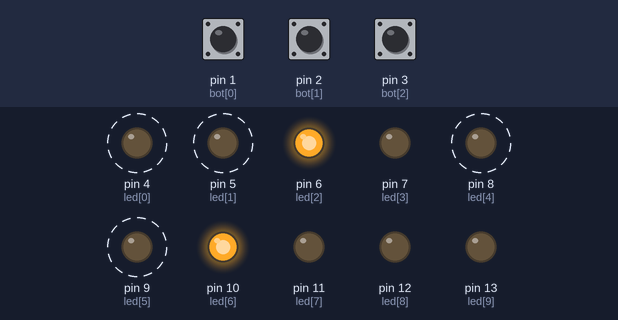
Recording of a sketch running on a simulated Arduino Uno, built with avr-gcc and run on an emulated ATmega328P. Shown: output pins drawn as LEDs (lit = HIGH). Dashed ring = blinking. The test bench sets the inputs (shaded band); at power-on: pin 1 (bot[0]) LOW, pin 2 (bot[1]) LOW, pin 3 (bot[2]) LOW.

Above: at 0.5 s.
1.3 s: pin 1 (bot[0]) pulled HIGH for 0.25 s
At 1.9 s:
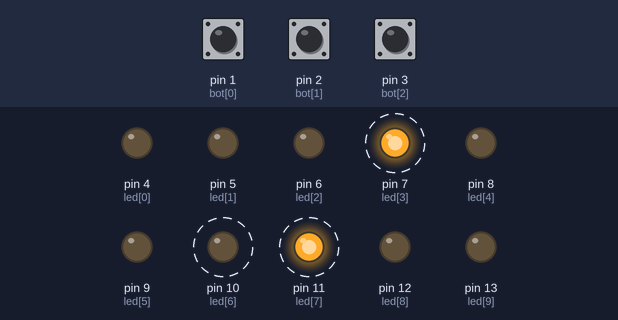
4.3 s: pin 2 (bot[1]) pulled HIGH for 0.25 s
At 4.6 s:
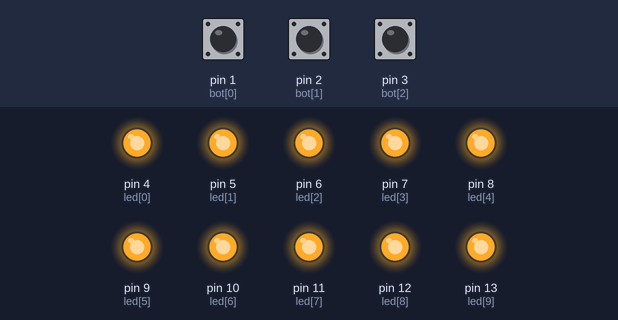
7.3 s: pin 3 (bot[2]) pulled HIGH for 0.25 s
At 8.3 s:
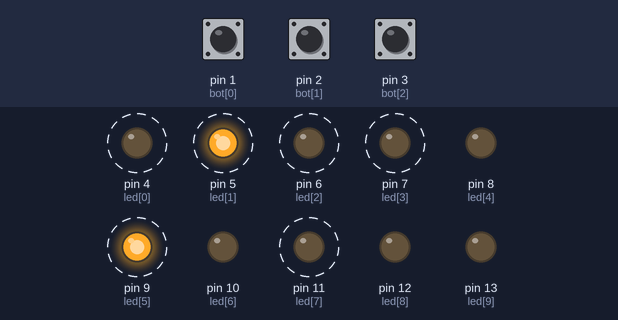
10.3 s: pin 1 (bot[0]) pulled HIGH for 1 s
At 11.7 s:
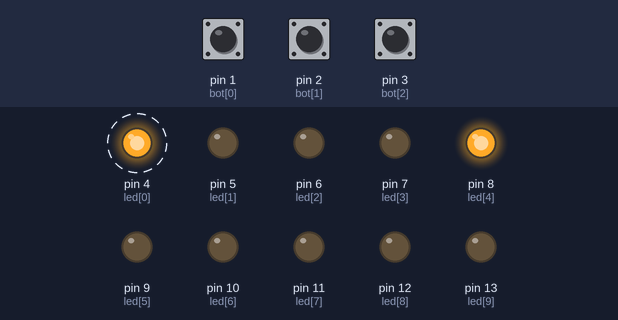
13.3 s: pin 3 (bot[2]) pulled HIGH for 1 s
At 13.6 s:
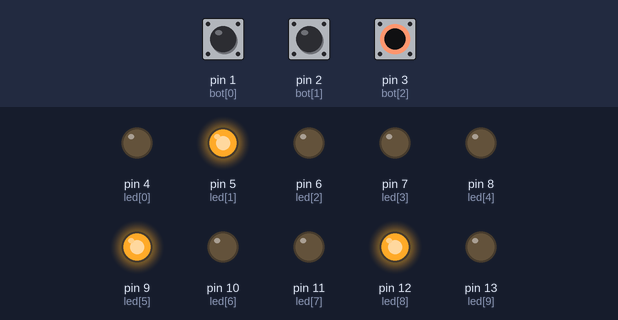
16.3 s: pin 3 (bot[2]) pulled HIGH for 3.2 s
At 16.61 s:
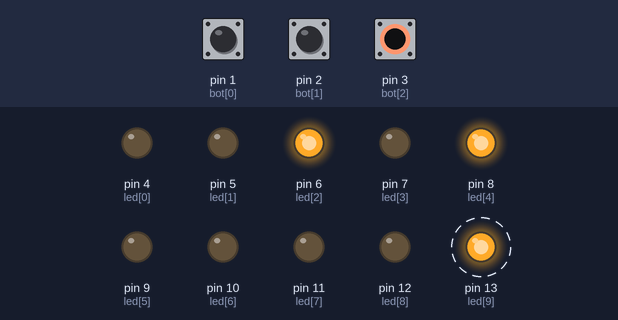
Timing chart, 0 to 22.0 s (numbered marks = the images above; inputs shaded):
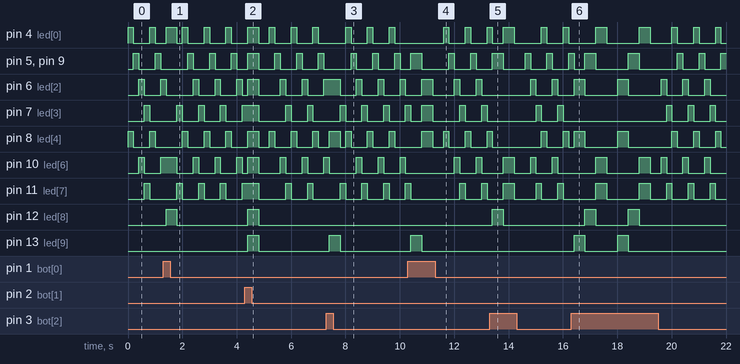

Measured:
- after the input at 1.3 s, pin 12 (led[8]): LOW → HIGH after 0.10 s, → LOW 0.40 s later
- after the input at 4.3 s, pin 12 (led[8]), pin 13 (led[9]): LOW → HIGH after 0.10 s, → LOW 0.40 s later
- after the input at 7.3 s, pin 13 (led[9]): LOW → HIGH after 0.11 s, → LOW 0.40 s later
- after the input at 10.3 s, pin 13 (led[9]): LOW → HIGH after 0.11 s, → LOW 0.40 s later
- after the input at 13.3 s, pin 12 (led[8]): LOW → HIGH after 0.11 s, → LOW 0.40 s later
- after the input at 16.3 s, pin 12 (led[8]): alternates HIGH for 0.40 s and LOW for 1.2 s, 4 changes in all, then stays LOW, starting after 0.51 s; pin 13 (led[9]): alternates HIGH for 0.40 s and LOW for 1.2 s, 4 changes in all, then stays LOW, starting after 0.11 s

The sketch:

Chaleco_Para_Ciclistas.ino
```cpp
/*Mayra Alejandra Diaz Romero
  Curso de Arduino
  Modulo 2
  Lección 4 - Chaleco Para Ciclistas*/

//Declaración de Variables

int bot[]={1,2,3};
int led[]={4,5,6,7,8,9,10,11,12,13};
int numLeds=10;
int numBot=3;
int tiempoRet=400;
int tiempoRetOcioso=200;
int estePin;
int cuenta_der=0;
int cuenta_izq=0;
int cuenta_ocio=0;
boolean bot_alto=LOW;
boolean bot_der=LOW;
boolean bot_izq=LOW;

//Instrucciones
void setup() {
  for(estePin=0;estePin<numBot;estePin++){
    pinMode(bot[estePin],INPUT);
  }
  for(estePin=0;estePin<numLeds;estePin++){
    pinMode(led[estePin],OUTPUT);
  }
}

void loop() {

  //Botones
  bot_der=digitalRead(bot[0]);
  bot_alto=digitalRead(bot[1]);
  bot_izq=digitalRead(bot[2]);

  //Incialización de Leds

  for(estePin=0;estePin<numLeds;estePin++){
    digitalWrite(led[estePin],LOW);
  }

  //Llamado De Funciones

  if(bot_izq==HIGH){
    Izquierda();
  }
  else if(bot_alto==HIGH){
    Alto();
  }
  else if(bot_der==HIGH){
    Derecha();
  }
  else {
    Ociosa();
  }
    for(estePin=0;estePin<numLeds;estePin++){
    digitalWrite(led[estePin],LOW);
  }
}
//Izquierda

void Izquierda(){
  switch(cuenta_izq){
    case 0:
          digitalWrite(led[2],HIGH);
          digitalWrite(led[9],HIGH);
          digitalWrite(led[4],HIGH);
          break;
    case 1:
          digitalWrite(led[1],HIGH);
          digitalWrite(led[8],HIGH);
          digitalWrite(led[5],HIGH);
          break;
    case 2:
          digitalWrite(led[0],HIGH);
          digitalWrite(led[7],HIGH);
          digitalWrite(led[6],HIGH);
          break;
          default:;
  }
  delay(tiempoRet);
  cuenta_izq++;
  if(cuenta_izq>3){
    cuenta_izq=0;
  }
}

//Alto

void Alto(){
    for(estePin=0; estePin<10; estePin++){
      digitalWrite(led[estePin],HIGH);
    }
    delay(tiempoRet);
    for(estePin=0;estePin<10;estePin++){
      digitalWrite(led[estePin],LOW);
    }
    delay(tiempoRet);
}

//Derecha

void Derecha(){
  switch(cuenta_der){
    case 0:
          digitalWrite(led[0],HIGH);
          digitalWrite(led[8],HIGH);
          digitalWrite(led[6],HIGH);
          break;
    case 1:
          digitalWrite(led[1],HIGH);
          digitalWrite(led[9],HIGH);
          digitalWrite(led[5],HIGH);
          break;
    case 2:
          digitalWrite(led[2],HIGH);
          digitalWrite(led[3],HIGH);
          digitalWrite(led[4],HIGH);
          break;
          default:;
  }
  delay(tiempoRet);
  cuenta_der++;
  if(cuenta_der>3){
    cuenta_der=0;
  }
}
//Ociosa

void Ociosa(){
 digitalWrite (led[cuenta_ocio],HIGH);
 digitalWrite (led[cuenta_ocio+4],HIGH);
 delay (tiempoRetOcioso);
 digitalWrite (led[cuenta_ocio],LOW);
 digitalWrite (led[cuenta_ocio+4],LOW);
 cuenta_ocio++;
 if (cuenta_ocio > 3)
 {
 cuenta_ocio = 0;
 }
}
```
